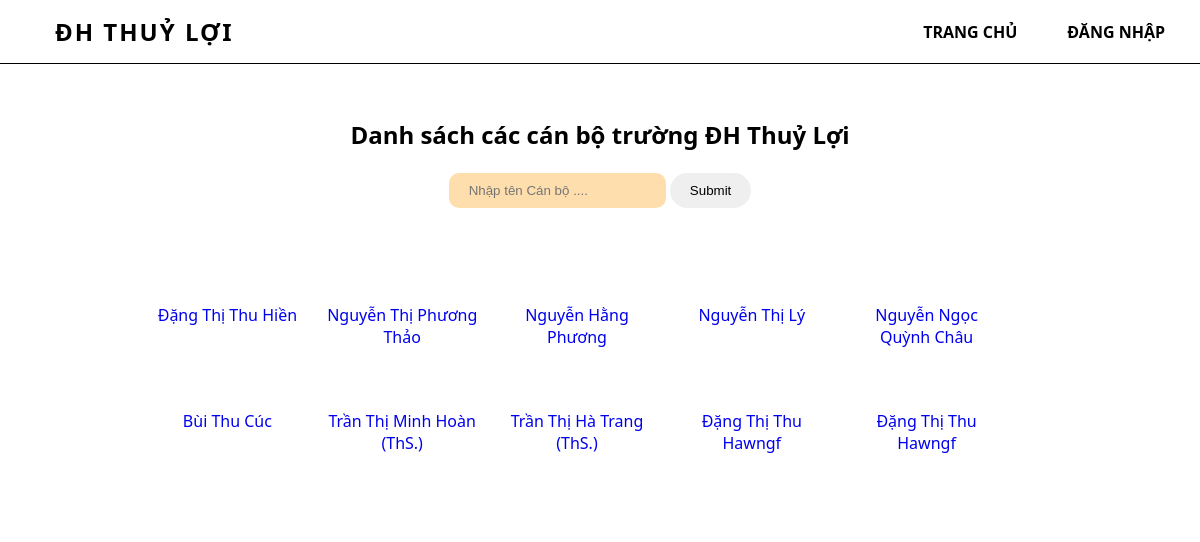
The page / on the database its author committed.
### tables this page shows
CREATE TABLE `canbo` (
  `id` int(11) NOT NULL,
  `name` varchar(255) NOT NULL,
  `anh` varchar(255) NOT NULL,
  `chucvu` varchar(255) NOT NULL,
  `coquan` varchar(255) NOT NULL,
  `email` varchar(255) NOT NULL,
  `sdt` int(11) NOT NULL,
  `id_donvi` int(10) DEFAULT NULL
);

### config/dbhelper.php (called while the page is built, shortened)
<?php
function select_list($sql) {
	$con = mysqli_connect(HOST, USERNAME, PASSWORD, DATABASE);
	$result = mysqli_query($con, $sql);
	$data   = [];
	while ($row = mysqli_fetch_array($result, 1)) {
		$data[] = $row;
	}
	return $data;
}

### index.php (the view, shortened to what this page needs)
<?php
  require_once('config/dbhelper.php');
  $src = "";
 ?>
<!DOCTYPE html>
<html lang="en">
<head>
    <link rel="stylesheet" href="style.css">
</head>
<body>
    <div class="wrapper">
        <section>
            <header>
                <div id="inner-header">
                    <a class="logo" href="#">ĐH Thuỷ Lợi</a>
                    <nav>
                        <ul id="main-menu">
                            <li><a href="">Trang chủ</a></li>
                            <li><a href="../login/login.php">Đăng nhập</a></li>
                        </ul>
                    </nav>
                </div>
            </header>
        </section>
        <br><br><br><br>
        <section class="content">
            <div class="pp">
            <h2>Danh sách các cán bộ trường ĐH Thuỷ Lợi</h2>
            <br>
            <form action="" method="GET">
            <?php
                if (isset($_GET['search'])) {
                $search= $_GET['search'];
                $src = " where name like '%".$search."%' ";
                }
                else{
                    $search="";
                    $src = " where name like '%".$search."%'  ";
                }
            ?>
                <input type="search" value='<?=$search?>' name="search" placeholder="Nhập tên Cán bộ ....">
                <input type="submit" class="btn">
            </form>
            <br> <br>
            <?php
                $sql= "select * from canbo ".$src."";
                    $datas = select_list($sql);
        ?>
            <div class="container">
            <?php
                foreach( $datas as $data){
            ?>
                <a class="a" href="detail.php?id=<?=$data['id']?>">
                    <div class="item">
                        <p><?php echo"".$data['name']."" ?></p>
                    </div>
                </a>
                <?php } ?>
            </div>
            </div>
        </section>
    </div>
</body>
</html>

### style.css (style rules this page uses)
* { padding: 0; margin: 0; }
.wrapper { width: 80%; margin: 0 auto; }
body { font-family: 'Segoe UI', Tahoma, Geneva, Verdana, sans-serif; color: #000; background: url(./totoro_march_by_datdatori_d8u4rmr.png); background-size: cover; height: 100vh; background-attachment: fixed; background-position: center; }
ul { list-style: none; }
a { text-decoration: none; }
header { position: fixed; top: 0; left: 0; width: 100%; background-color: #fff; border-bottom: 1px solid #000; padding: 15px; transition: all 0.7s; z-index: 1000; }
.logo { color: #000; text-transform: uppercase; font-weight: bold; font-size: 1.5rem; letter-spacing: 2px; margin-left: 40px; }
#inner-header { display: flex; justify-content: space-between; align-items: center; }
#main-menu { display: flex; }
#main-menu a { text-transform: uppercase; margin-right: 50px; display: block; color: #000; font-weight: bold; transition: all .7s; }
.content { background-color: #fff ; border-radius: 30px; }
.pp { padding: 30px 10px; }
.container { backdrop-filter: blur(8px); }
h2 { color: #000; text-align: center; }
.content form { text-align: center; }
form input[type="search"] { padding: 10px 20px; border: none; border-radius: 10px; outline: none; background-color: navajowhite; }
form input[type="submit"] { padding: 10px 20px; border: none; border-radius: 20px; outline: none; transition: all 1s; cursor: pointer; }
.container { display: grid; grid-template-columns: 19% 19% 19% 19% 19%; transition: all .8s; padding: 10px; }
.item { padding: 20px 10px; text-align: center; overflow: hidden; }

### rows shown on the page
canbo: name "Đặng Thị Thu Hiền"
canbo: name "Nguyễn Thị Phương Thảo"
canbo: name "Nguyễn Hằng Phương"
canbo: name "Nguyễn Thị Lý"
canbo: name "Nguyễn Ngọc Quỳnh Châu"
canbo: name "Bùi Thu Cúc"
canbo: name "Trần Thị Minh Hoàn (ThS.)"
canbo: name "Trần Thị Hà Trang (ThS.)"
canbo: name "Đặng Thị Thu Hawngf"
canbo: name "Đặng Thị Thu Hawngf"
